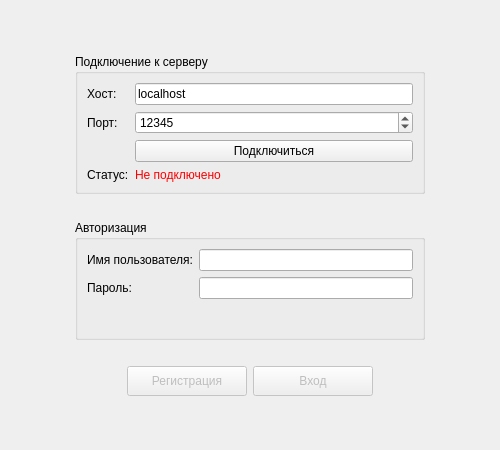
<?xml version="1.0" encoding="UTF-8"?>
<ui version="4.0">
 <class>AuthDialog</class>
 <widget class="QDialog" name="AuthDialog">
  <property name="geometry">
   <rect>
    <x>0</x>
    <y>0</y>
    <width>500</width>
    <height>450</height>
   </rect>
  </property>
  <property name="windowTitle">
   <string>Авторизация</string>
  </property>
  <property name="windowIcon">
   <iconset resource="../resources.qrc">
    <normaloff>:/icons/app_icon.png</normaloff>:/icons/app_icon.png</iconset>
  </property>
  <layout class="QVBoxLayout" name="verticalLayout">
   <item>
    <spacer name="verticalSpacer_1">
     <property name="orientation">
      <enum>Qt::Vertical</enum>
     </property>
     <property name="sizeHint" stdset="0">
      <size>
       <width>20</width>
       <height>20</height>
      </size>
     </property>
    </spacer>
   </item>
   <item>
    <layout class="QHBoxLayout" name="horizontalLayout_1">
     <item>
      <spacer name="horizontalSpacer_1">
       <property name="orientation">
        <enum>Qt::Horizontal</enum>
       </property>
       <property name="sizeHint" stdset="0">
        <size>
         <width>40</width>
         <height>20</height>
        </size>
       </property>
      </spacer>
     </item>
     <item>
      <widget class="QGroupBox" name="serverGroupBox">
       <property name="minimumSize">
        <size>
         <width>350</width>
         <height>120</height>
        </size>
       </property>
       <property name="title">
        <string>Подключение к серверу</string>
       </property>
       <layout class="QFormLayout" name="formLayout">
        <item row="0" column="0">
         <widget class="QLabel" name="hostLabel">
          <property name="text">
           <string>Хост:</string>
          </property>
         </widget>
        </item>
        <item row="0" column="1">
         <widget class="QLineEdit" name="hostEdit">
          <property name="text">
           <string>localhost</string>
          </property>
         </widget>
        </item>
        <item row="1" column="0">
         <widget class="QLabel" name="portLabel">
          <property name="text">
           <string>Порт:</string>
          </property>
         </widget>
        </item>
        <item row="1" column="1">
         <widget class="QSpinBox" name="portSpinBox">
          <property name="minimum">
           <number>1</number>
          </property>
          <property name="maximum">
           <number>65535</number>
          </property>
          <property name="value">
           <number>12345</number>
          </property>
         </widget>
        </item>
        <item row="2" column="1">
         <widget class="QPushButton" name="connectButton">
          <property name="text">
           <string>Подключиться</string>
          </property>
         </widget>
        </item>
        <item row="3" column="0">
         <widget class="QLabel" name="statusTextLabel">
          <property name="text">
           <string>Статус:</string>
          </property>
         </widget>
        </item>
        <item row="3" column="1">
         <widget class="QLabel" name="statusLabel">
          <property name="text">
           <string>Не подключено</string>
          </property>
          <property name="styleSheet">
           <string notr="true">color: red;</string>
          </property>
         </widget>
        </item>
       </layout>
      </widget>
     </item>
     <item>
      <spacer name="horizontalSpacer_2">
       <property name="orientation">
        <enum>Qt::Horizontal</enum>
       </property>
       <property name="sizeHint" stdset="0">
        <size>
         <width>40</width>
         <height>20</height>
        </size>
       </property>
      </spacer>
     </item>
    </layout>
   </item>
   <item>
    <spacer name="verticalSpacer_2">
     <property name="orientation">
      <enum>Qt::Vertical</enum>
     </property>
     <property name="sizeType">
      <enum>QSizePolicy::Fixed</enum>
     </property>
     <property name="sizeHint" stdset="0">
      <size>
       <width>20</width>
       <height>20</height>
      </size>
     </property>
    </spacer>
   </item>
   <item>
    <layout class="QHBoxLayout" name="horizontalLayout_2">
     <item>
      <spacer name="horizontalSpacer_3">
       <property name="orientation">
        <enum>Qt::Horizontal</enum>
       </property>
       <property name="sizeHint" stdset="0">
        <size>
         <width>40</width>
         <height>20</height>
        </size>
       </property>
      </spacer>
     </item>
     <item>
      <widget class="QGroupBox" name="authGroupBox">
       <property name="minimumSize">
        <size>
         <width>350</width>
         <height>120</height>
        </size>
       </property>
       <property name="title">
        <string>Авторизация</string>
       </property>
       <layout class="QFormLayout" name="formLayout_2">
        <item row="0" column="0">
         <widget class="QLabel" name="usernameLabel">
          <property name="text">
           <string>Имя пользователя:</string>
          </property>
         </widget>
        </item>
        <item row="0" column="1">
         <widget class="QLineEdit" name="usernameEdit"/>
        </item>
        <item row="1" column="0">
         <widget class="QLabel" name="passwordLabel">
          <property name="text">
           <string>Пароль:</string>
          </property>
         </widget>
        </item>
        <item row="1" column="1">
         <widget class="QLineEdit" name="passwordEdit">
          <property name="echoMode">
           <enum>QLineEdit::Password</enum>
          </property>
         </widget>
        </item>
       </layout>
      </widget>
     </item>
     <item>
      <spacer name="horizontalSpacer_4">
       <property name="orientation">
        <enum>Qt::Horizontal</enum>
       </property>
       <property name="sizeHint" stdset="0">
        <size>
         <width>40</width>
         <height>20</height>
        </size>
       </property>
      </spacer>
     </item>
    </layout>
   </item>
   <item>
    <spacer name="verticalSpacer_3">
     <property name="orientation">
      <enum>Qt::Vertical</enum>
     </property>
     <property name="sizeType">
      <enum>QSizePolicy::Fixed</enum>
     </property>
     <property name="sizeHint" stdset="0">
      <size>
       <width>20</width>
       <height>20</height>
      </size>
     </property>
    </spacer>
   </item>
   <item>
    <layout class="QHBoxLayout" name="horizontalLayout">
     <item>
      <spacer name="horizontalSpacer">
       <property name="orientation">
        <enum>Qt::Horizontal</enum>
       </property>
       <property name="sizeHint" stdset="0">
        <size>
         <width>40</width>
         <height>20</height>
        </size>
       </property>
      </spacer>
     </item>
     <item>
      <widget class="QPushButton" name="registerButton">
       <property name="enabled">
        <bool>false</bool>
       </property>
       <property name="minimumSize">
        <size>
         <width>120</width>
         <height>30</height>
        </size>
       </property>
       <property name="text">
        <string>Регистрация</string>
       </property>
      </widget>
     </item>
     <item>
      <widget class="QPushButton" name="loginButton">
       <property name="enabled">
        <bool>false</bool>
       </property>
       <property name="minimumSize">
        <size>
         <width>120</width>
         <height>30</height>
        </size>
       </property>
       <property name="text">
        <string>Вход</string>
       </property>
       <property name="default">
        <bool>true</bool>
       </property>
      </widget>
     </item>
     <item>
      <spacer name="horizontalSpacer_5">
       <property name="orientation">
        <enum>Qt::Horizontal</enum>
       </property>
       <property name="sizeHint" stdset="0">
        <size>
         <width>40</width>
         <height>20</height>
        </size>
       </property>
      </spacer>
     </item>
    </layout>
   </item>
   <item>
    <spacer name="verticalSpacer_4">
     <property name="orientation">
      <enum>Qt::Vertical</enum>
     </property>
     <property name="sizeHint" stdset="0">
      <size>
       <width>20</width>
       <height>20</height>
      </size>
     </property>
    </spacer>
   </item>
  </layout>
 </widget>
 <resources>
  <include location="../resources.qrc"/>
 </resources>
 <connections/>
</ui> 
